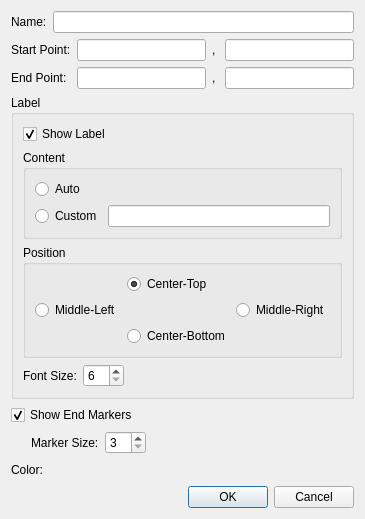
<?xml version="1.0" encoding="UTF-8"?>
<ui version="4.0">
 <class>DistanceMeasureCopyPropertyDialog</class>
 <widget class="QDialog" name="DistanceMeasureCopyPropertyDialog">
  <property name="geometry">
   <rect>
    <x>0</x>
    <y>0</y>
    <width>349</width>
    <height>469</height>
   </rect>
  </property>
  <property name="windowTitle">
   <string>Distance Measure Property</string>
  </property>
  <layout class="QVBoxLayout" name="verticalLayout_3">
   <item>
    <layout class="QHBoxLayout" name="horizontalLayout">
     <item>
      <widget class="QLabel" name="nameLabel">
       <property name="text">
        <string>Name:</string>
       </property>
      </widget>
     </item>
     <item>
      <widget class="QLineEdit" name="nameLineEdit"/>
     </item>
    </layout>
   </item>
   <item>
    <layout class="QGridLayout" name="gridLayout_2">
     <item row="0" column="0">
      <widget class="QLabel" name="startPointLabel">
       <property name="text">
        <string>Start Point:</string>
       </property>
      </widget>
     </item>
     <item row="0" column="1">
      <widget class="RealNumberEditWidget" name="startPointXEdit"/>
     </item>
     <item row="0" column="2">
      <widget class="QLabel" name="startPointCommaLabel">
       <property name="text">
        <string>, </string>
       </property>
      </widget>
     </item>
     <item row="0" column="3">
      <widget class="RealNumberEditWidget" name="startPointYEdit"/>
     </item>
     <item row="1" column="0">
      <widget class="QLabel" name="endPointLabel">
       <property name="text">
        <string>End Point:</string>
       </property>
      </widget>
     </item>
     <item row="1" column="1">
      <widget class="RealNumberEditWidget" name="endPointXEdit"/>
     </item>
     <item row="1" column="2">
      <widget class="QLabel" name="endPointCommaLabel">
       <property name="text">
        <string>, </string>
       </property>
      </widget>
     </item>
     <item row="1" column="3">
      <widget class="RealNumberEditWidget" name="endPointYEdit"/>
     </item>
    </layout>
   </item>
   <item>
    <widget class="QGroupBox" name="labelGroupBox">
     <property name="title">
      <string>Label</string>
     </property>
     <layout class="QVBoxLayout" name="verticalLayout">
      <item>
       <widget class="QCheckBox" name="showLabelCheckBox">
        <property name="text">
         <string>Show Label</string>
        </property>
        <property name="checked">
         <bool>true</bool>
        </property>
       </widget>
      </item>
      <item>
       <widget class="QGroupBox" name="groupBox_2">
        <property name="title">
         <string>Content</string>
        </property>
        <layout class="QGridLayout" name="gridLayout_3" columnstretch="0,1">
         <item row="0" column="0">
          <widget class="QRadioButton" name="labelAutoRadioButton">
           <property name="text">
            <string>Auto</string>
           </property>
          </widget>
         </item>
         <item row="0" column="1">
          <widget class="QLabel" name="autoLabelLabel">
           <property name="text">
            <string/>
           </property>
          </widget>
         </item>
         <item row="1" column="0">
          <widget class="QRadioButton" name="labelCustomRadioButton">
           <property name="text">
            <string>Custom</string>
           </property>
          </widget>
         </item>
         <item row="1" column="1">
          <widget class="QLineEdit" name="customLabelLineEdit"/>
         </item>
        </layout>
       </widget>
      </item>
      <item>
       <layout class="QHBoxLayout" name="horizontalLayout_2">
        <item>
         <widget class="QGroupBox" name="groupBox_3">
          <property name="title">
           <string>Position</string>
          </property>
          <layout class="QGridLayout" name="gridLayout">
           <item row="0" column="1">
            <widget class="QRadioButton" name="lpCenterTop">
             <property name="text">
              <string>Center-Top</string>
             </property>
             <property name="checked">
              <bool>true</bool>
             </property>
            </widget>
           </item>
           <item row="1" column="0">
            <widget class="QRadioButton" name="lpMiddleLeft">
             <property name="text">
              <string>Middle-Left</string>
             </property>
            </widget>
           </item>
           <item row="1" column="2">
            <widget class="QRadioButton" name="lpMiddleRight">
             <property name="text">
              <string>Middle-Right</string>
             </property>
            </widget>
           </item>
           <item row="2" column="1">
            <widget class="QRadioButton" name="lpCenterBottom">
             <property name="text">
              <string>Center-Bottom</string>
             </property>
            </widget>
           </item>
          </layout>
         </widget>
        </item>
        <item>
         <spacer name="horizontalSpacer">
          <property name="orientation">
           <enum>Qt::Horizontal</enum>
          </property>
          <property name="sizeHint" stdset="0">
           <size>
            <width>40</width>
            <height>20</height>
           </size>
          </property>
         </spacer>
        </item>
       </layout>
      </item>
      <item>
       <layout class="QHBoxLayout" name="horizontalLayout_4">
        <item>
         <widget class="QLabel" name="fontSizeLabel">
          <property name="text">
           <string>Font Size:</string>
          </property>
         </widget>
        </item>
        <item>
         <widget class="QSpinBox" name="fontSizeSpinBox">
          <property name="minimum">
           <number>6</number>
          </property>
          <property name="maximum">
           <number>40</number>
          </property>
         </widget>
        </item>
        <item>
         <spacer name="horizontalSpacer_4">
          <property name="orientation">
           <enum>Qt::Horizontal</enum>
          </property>
          <property name="sizeHint" stdset="0">
           <size>
            <width>40</width>
            <height>20</height>
           </size>
          </property>
         </spacer>
        </item>
       </layout>
      </item>
     </layout>
    </widget>
   </item>
   <item>
    <widget class="QCheckBox" name="showMarkersCheckBox">
     <property name="text">
      <string>Show End Markers</string>
     </property>
     <property name="checked">
      <bool>true</bool>
     </property>
    </widget>
   </item>
   <item>
    <layout class="QHBoxLayout" name="horizontalLayout_3">
     <item>
      <spacer name="horizontalSpacer_2">
       <property name="orientation">
        <enum>Qt::Horizontal</enum>
       </property>
       <property name="sizeType">
        <enum>QSizePolicy::Fixed</enum>
       </property>
       <property name="sizeHint" stdset="0">
        <size>
         <width>20</width>
         <height>20</height>
        </size>
       </property>
      </spacer>
     </item>
     <item>
      <widget class="QLabel" name="markerSizeLabel">
       <property name="text">
        <string>Marker Size:</string>
       </property>
      </widget>
     </item>
     <item>
      <widget class="QSpinBox" name="markerSizeSpinBox">
       <property name="minimum">
        <number>3</number>
       </property>
       <property name="maximum">
        <number>15</number>
       </property>
      </widget>
     </item>
     <item>
      <spacer name="horizontalSpacer_3">
       <property name="orientation">
        <enum>Qt::Horizontal</enum>
       </property>
       <property name="sizeHint" stdset="0">
        <size>
         <width>40</width>
         <height>20</height>
        </size>
       </property>
      </spacer>
     </item>
    </layout>
   </item>
   <item>
    <layout class="QHBoxLayout" name="horizontalLayout_5">
     <item>
      <widget class="QLabel" name="colorLabel">
       <property name="text">
        <string>Color:</string>
       </property>
      </widget>
     </item>
     <item>
      <widget class="ColorEditWidget" name="colorWidget">
       <property name="text">
        <string/>
       </property>
      </widget>
     </item>
     <item>
      <spacer name="horizontalSpacer_5">
       <property name="orientation">
        <enum>Qt::Horizontal</enum>
       </property>
       <property name="sizeHint" stdset="0">
        <size>
         <width>40</width>
         <height>20</height>
        </size>
       </property>
      </spacer>
     </item>
    </layout>
   </item>
   <item>
    <spacer name="verticalSpacer">
     <property name="orientation">
      <enum>Qt::Vertical</enum>
     </property>
     <property name="sizeHint" stdset="0">
      <size>
       <width>20</width>
       <height>1</height>
      </size>
     </property>
    </spacer>
   </item>
   <item>
    <widget class="QDialogButtonBox" name="buttonBox">
     <property name="orientation">
      <enum>Qt::Horizontal</enum>
     </property>
     <property name="standardButtons">
      <set>QDialogButtonBox::Cancel|QDialogButtonBox::Ok</set>
     </property>
    </widget>
   </item>
  </layout>
 </widget>
 <customwidgets>
  <customwidget>
   <class>RealNumberEditWidget</class>
   <extends>QLineEdit</extends>
   <header>guibase/widget/realnumbereditwidget.h</header>
  </customwidget>
  <customwidget>
   <class>ColorEditWidget</class>
   <extends>QLabel</extends>
   <header>guibase/widget/coloreditwidget.h</header>
  </customwidget>
 </customwidgets>
 <resources/>
 <connections>
  <connection>
   <sender>buttonBox</sender>
   <signal>accepted()</signal>
   <receiver>DistanceMeasureCopyPropertyDialog</receiver>
   <slot>accept()</slot>
   <hints>
    <hint type="sourcelabel">
     <x>266</x>
     <y>371</y>
    </hint>
    <hint type="destinationlabel">
     <x>157</x>
     <y>274</y>
    </hint>
   </hints>
  </connection>
  <connection>
   <sender>buttonBox</sender>
   <signal>rejected()</signal>
   <receiver>DistanceMeasureCopyPropertyDialog</receiver>
   <slot>reject()</slot>
   <hints>
    <hint type="sourcelabel">
     <x>319</x>
     <y>371</y>
    </hint>
    <hint type="destinationlabel">
     <x>286</x>
     <y>274</y>
    </hint>
   </hints>
  </connection>
  <connection>
   <sender>showLabelCheckBox</sender>
   <signal>toggled(bool)</signal>
   <receiver>groupBox_2</receiver>
   <slot>setEnabled(bool)</slot>
   <hints>
    <hint type="sourcelabel">
     <x>59</x>
     <y>106</y>
    </hint>
    <hint type="destinationlabel">
     <x>59</x>
     <y>186</y>
    </hint>
   </hints>
  </connection>
  <connection>
   <sender>showLabelCheckBox</sender>
   <signal>toggled(bool)</signal>
   <receiver>groupBox_3</receiver>
   <slot>setEnabled(bool)</slot>
   <hints>
    <hint type="sourcelabel">
     <x>40</x>
     <y>106</y>
    </hint>
    <hint type="destinationlabel">
     <x>50</x>
     <y>285</y>
    </hint>
   </hints>
  </connection>
  <connection>
   <sender>showMarkersCheckBox</sender>
   <signal>toggled(bool)</signal>
   <receiver>markerSizeSpinBox</receiver>
   <slot>setEnabled(bool)</slot>
   <hints>
    <hint type="sourcelabel">
     <x>64</x>
     <y>300</y>
    </hint>
    <hint type="destinationlabel">
     <x>117</x>
     <y>324</y>
    </hint>
   </hints>
  </connection>
 </connections>
</ui>
